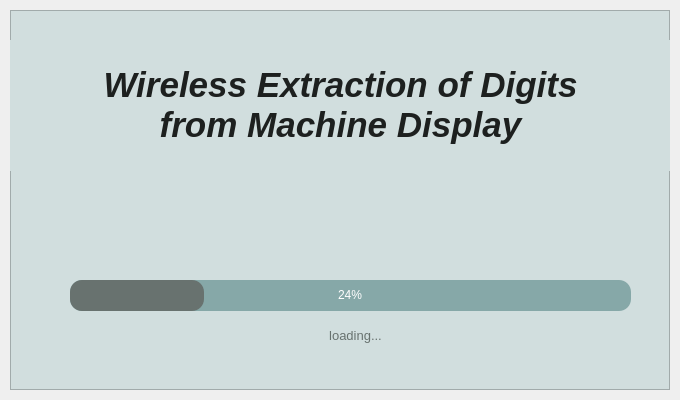
<?xml version="1.0" encoding="UTF-8"?>
<ui version="4.0">
 <class>MainWindow</class>
 <widget class="QMainWindow" name="MainWindow">
  <property name="geometry">
   <rect>
    <x>0</x>
    <y>0</y>
    <width>680</width>
    <height>400</height>
   </rect>
  </property>
  <property name="windowTitle">
   <string>MainWindow</string>
  </property>
  <widget class="QWidget" name="centralwidget">
   <layout class="QVBoxLayout" name="verticalLayout">
    <property name="leftMargin">
     <number>10</number>
    </property>
    <property name="topMargin">
     <number>10</number>
    </property>
    <property name="rightMargin">
     <number>10</number>
    </property>
    <property name="bottomMargin">
     <number>10</number>
    </property>
    <item>
     <widget class="QFrame" name="frame">
      <property name="styleSheet">
       <string notr="true">QFrame {
	background-color: rgb(209, 222, 222);
	color: rgb(29, 32, 31)
}</string>
      </property>
      <property name="frameShape">
       <enum>QFrame::StyledPanel</enum>
      </property>
      <property name="frameShadow">
       <enum>QFrame::Raised</enum>
      </property>
      <widget class="QLabel" name="label">
       <property name="geometry">
        <rect>
         <x>0</x>
         <y>30</y>
         <width>661</width>
         <height>131</height>
        </rect>
       </property>
       <property name="font">
        <font>
         <family>Segoe UI</family>
         <pointsize>26</pointsize>
        </font>
       </property>
       <property name="text">
        <string>&lt;html&gt;&lt;head/&gt;&lt;body&gt;&lt;p&gt;&lt;span style=&quot; font-weight:600; font-style:italic;&quot;&gt;Wireless Extraction of Digits &lt;br/&gt;from Machine Display&lt;/span&gt;&lt;/p&gt;&lt;/body&gt;&lt;/html&gt;</string>
       </property>
       <property name="alignment">
        <set>Qt::AlignCenter</set>
       </property>
      </widget>
      <widget class="QProgressBar" name="progressBar">
       <property name="geometry">
        <rect>
         <x>60</x>
         <y>270</y>
         <width>561</width>
         <height>31</height>
        </rect>
       </property>
       <property name="styleSheet">
        <string notr="true">QProgressBar {
	border-radius: 12px;
	color: white;
	border: none;	
	text-align: center;
	background-color: #86a8a8;
}

QProgressBar::chunk {
	background-color: #68726f;
	border-radius: 12px;
	color: white;
}</string>
       </property>
       <property name="value">
        <number>24</number>
       </property>
       <property name="alignment">
        <set>Qt::AlignCenter</set>
       </property>
      </widget>
      <widget class="QLabel" name="label_2">
       <property name="geometry">
        <rect>
         <x>300</x>
         <y>310</y>
         <width>91</width>
         <height>31</height>
        </rect>
       </property>
       <property name="font">
        <font>
         <family>Segoe UI</family>
         <pointsize>10</pointsize>
        </font>
       </property>
       <property name="styleSheet">
        <string notr="true">QLabel {
	color: #68726f;
}</string>
       </property>
       <property name="text">
        <string>loading...</string>
       </property>
       <property name="alignment">
        <set>Qt::AlignCenter</set>
       </property>
      </widget>
     </widget>
    </item>
   </layout>
  </widget>
 </widget>
 <resources/>
 <connections/>
</ui>
